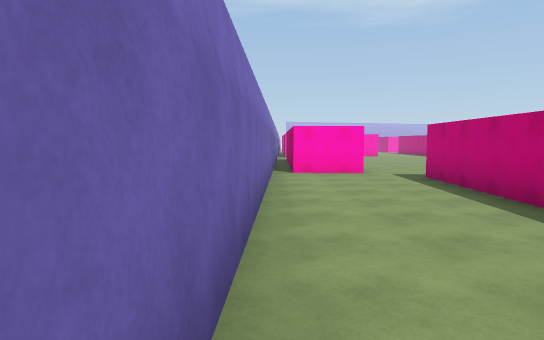
[1] (above)

24 first-person views from a walk through a 3-D level made in the Unity game engine. The camera is 1.5 m above the floor, tilts 4° down and sees 75° across. The floor is counted in squares, 2 m on a side. Each view is taken from the middle of a square. On the plan, view 1 faces up. The plan holds only what a view shows up to about 11 squares ahead; the rest is blank. The place goes on beyond the plan. Surface patterns are stand-ins for the level's own textures.

[2]
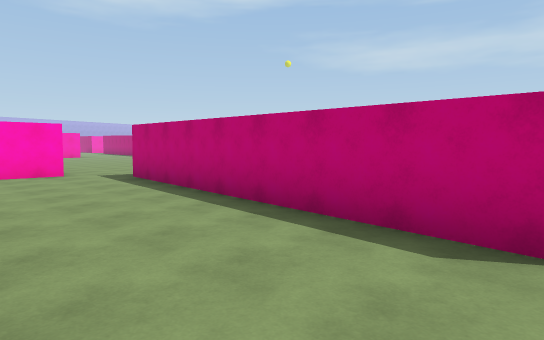

[3]
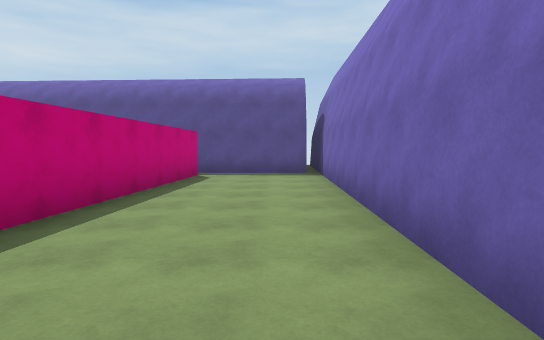

[4]
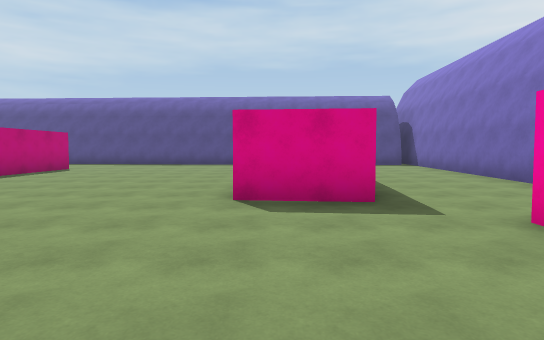

[5]
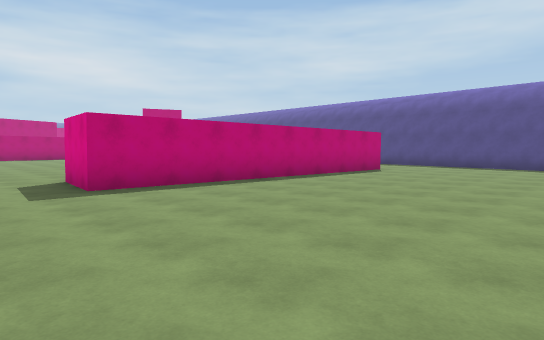

[6]
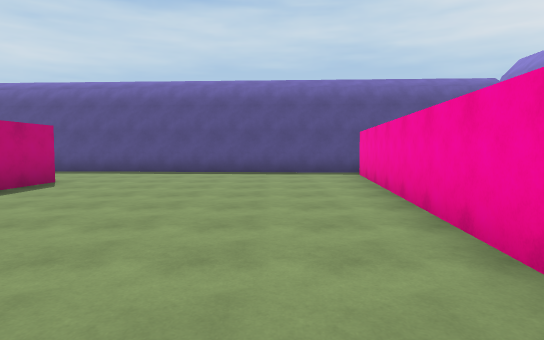

[7]
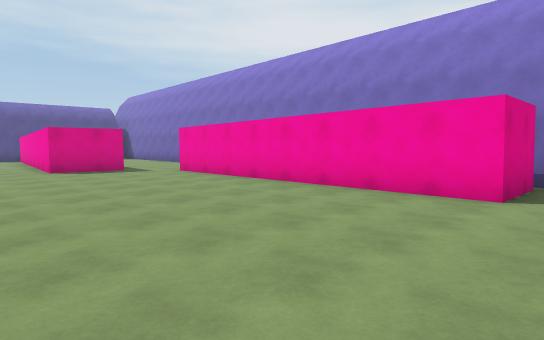

[8]
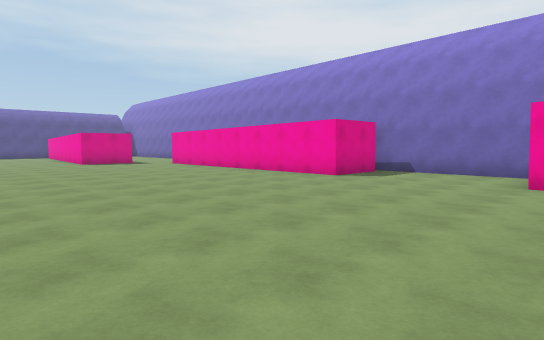

[9]
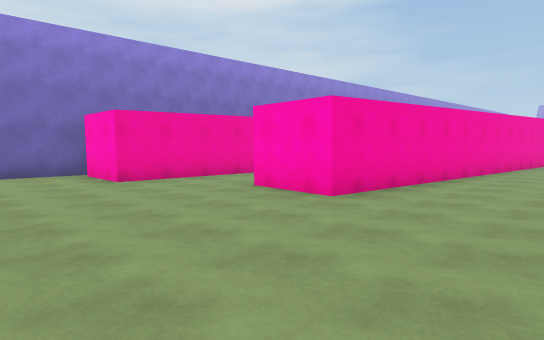

[10]
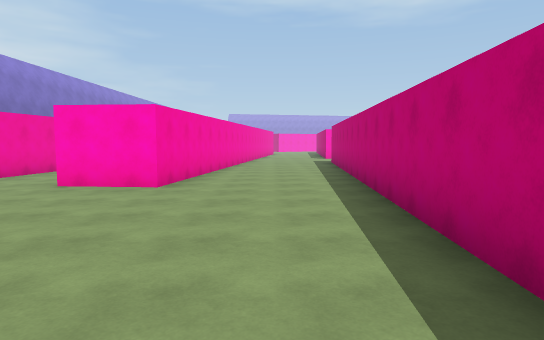

[11]
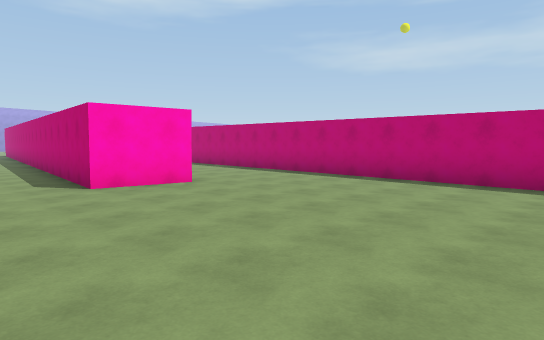

[12]
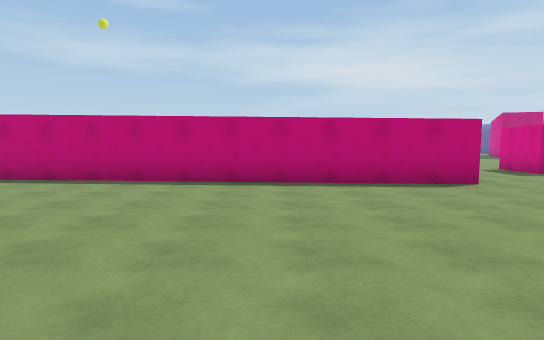

[13]
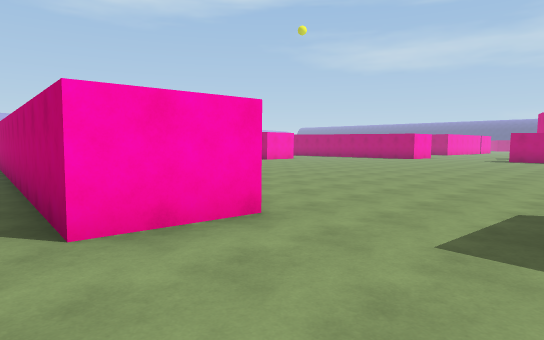

[14]
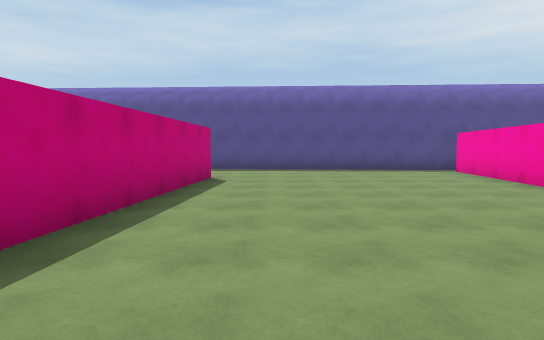

[15]
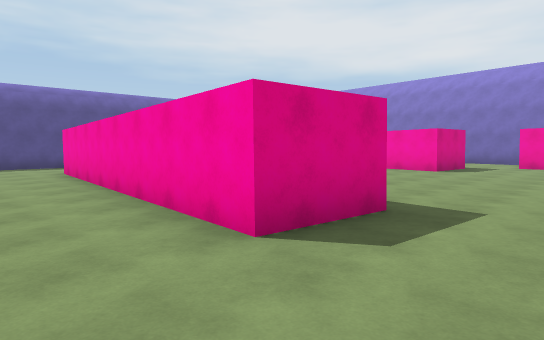

[16]
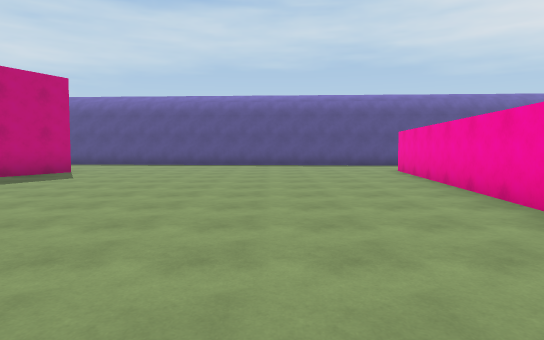

[17]
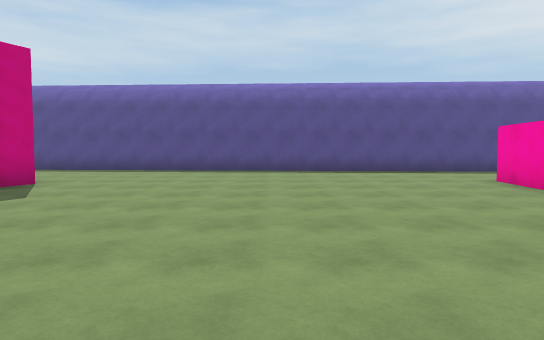

[18]
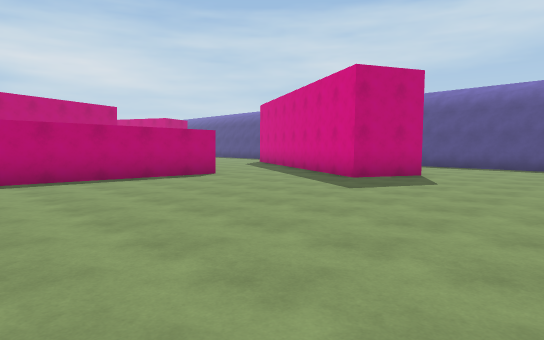

[19]
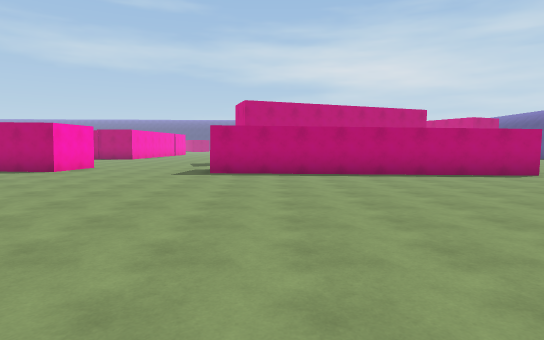

[20]
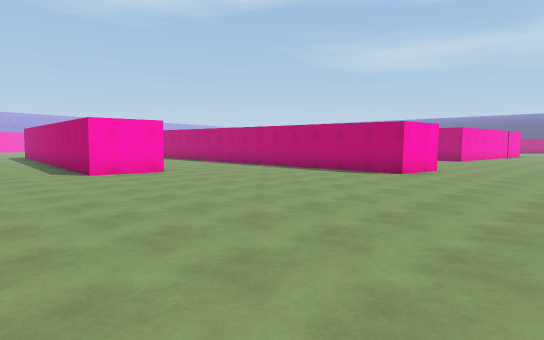

[21]
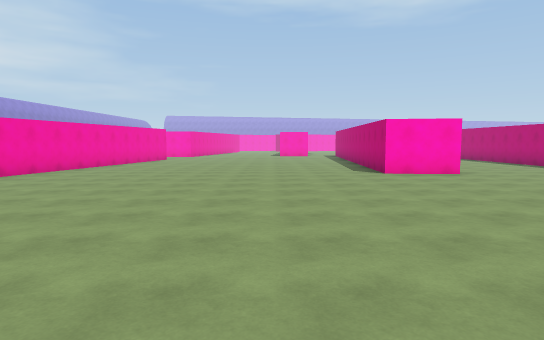

[22]
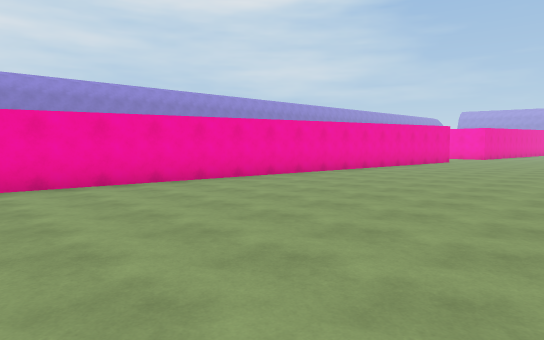

[23]
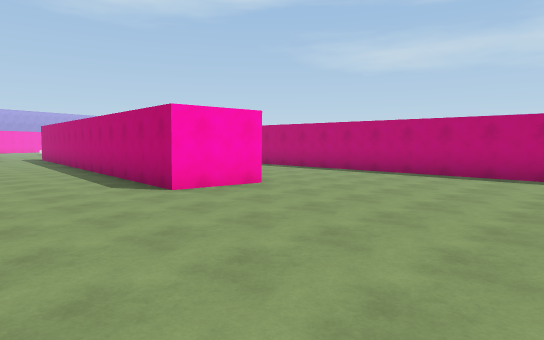

[24]
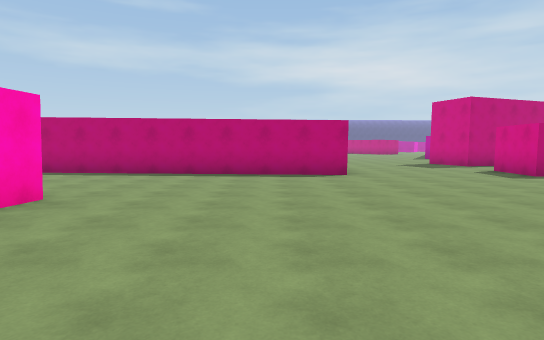

### Floor plan
Points are (right, up) in squares from view 1. A wall is a line through its corners. A room is listed if a view was taken in it or the views show most of it. See-through windows are left out.
Room 1 (views 1, 2, 3)
walls: (2.9, 0.1) (3.6, 8.4); (0, -0.5) (3.5, -0.7); (2.5, 9.6) (0.6, 9.6); (0, 10.6) (-0.4, -2)
ways out: opening at (3, 9) to room 2
Room 2 (views 4, 5, 6, 7, 8, 9, 10, 11, 12, 13, 14)
walls: (11.7, 12.8) (9.8, 13) (11.2, 27.9); (3.6, 8.4) (5.5, 8.2) (4.8, -0.1); (0.7, 17.9) (2.6, 17.9) (2.5, 9.6); (0.3, 22.1) (0.2, 17.6); (11.4, 1.7) (12.2, 10.1); (2.8, 27.2) (2.7, 21.8) (0.8, 21.9); (7.4, 28.5) (6.9, 23.3) (5.1, 23.5) (5.5, 28.6); (3.5, -0.7) (12.5, -1.2)
ways out: opening at (3, 9) to room 1; opening at (11.5, 11.5) to room 3; opening at (12.5, 0.5) to room 3
Room 3 (views 15, 16, 17, 18, 19, 20, 21, 22, 23, 24)
walls: (29.9, 17.9) (27.9, 18.1) (28.7, 26.3); (24, 23.2) (22, 23.3) (22.5, 28.5); (26.7, 5.3) (27.5, 13.6) (29.5, 13.5); (12.2, 10.1) (14.1, 9.9) (13.3, 1.5); (22.6, 2.1) (23.5, 3.8) (26, 2.5); (12.9, 25.5) (12.1, 16.8); (12.5, -1.2) (25.4, -1.9)
ways out: opening at (11.5, 11.5) to room 2; opening at (12.5, 0.5) to room 2; opening at (26, 4)

Where each view was taken, in squares from view 1:
view 1: 0 up, 0 right, facing up
view 2: 0 up, 0 right, facing up-right
view 3: 9 up, 1 right, facing down
view 4: 13 up, 5 right, facing down
view 5: 12 up, 6 right, facing down-right
view 6: 9 up, 7 right, facing down
view 7: 19 up, 8 right, facing down-left
view 8: 23 up, 10 right, facing down-left
view 9: 19 up, 10 right, facing up-left
view 10: 17 up, 9 right, facing up
view 11: 17 up, 3 right, facing up-right
view 12: 17 up, 3 right, facing right
view 13: 10 up, 9 right, facing up-right
view 14: 10 up, 10 right, facing down
view 15: 12 up, 16 right, facing down-left
view 16: 12 up, 17 right, facing down
view 17: 9 up, 18 right, facing down
view 18: 11 up, 19 right, facing down-right
view 19: 12 up, 18 right, facing right
view 20: 14 up, 19 right, facing up-right
view 21: 14 up, 19 right, facing up
view 22: 16 up, 19 right, facing up-left
view 23: 18 up, 19 right, facing up-right
view 24: 20 up, 19 right, facing right
